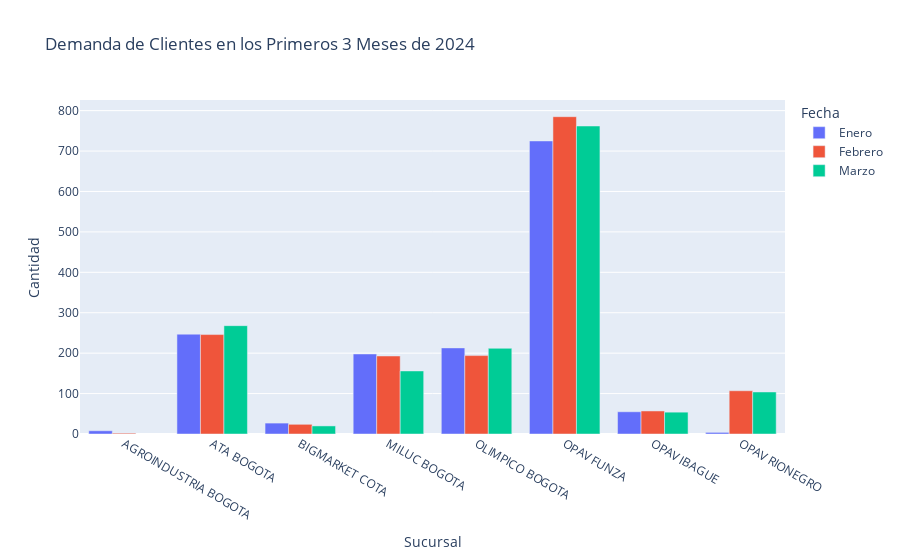

Notebook code cell kept with this figure:
### Markdown cell above
## Demanda por cliente en los primeros 3 meses del año 2024

### Code cell
df_3['Fecha'] = pd.to_datetime(df_3['Fecha'], format='%d/%m/%Y')

df_filtered = df_3[df_3['Fecha'].dt.month.isin([1, 2, 3])]

df_grouped = df_filtered.groupby([df_filtered['Fecha'].dt.month, 'Sucursal']).size().reset_index(name='Cantidad')

meses = {1: 'Enero', 2: 'Febrero', 3: 'Marzo'}
df_grouped['Fecha'] = df_grouped['Fecha'].map(meses)

fig = px.bar(df_grouped, x='Sucursal', y='Cantidad', color='Fecha', barmode='group',
                title='Demanda de Clientes en los Primeros 3 Meses de 2024')

fig.show()

### Figure 1 — Plotly figure (JSON) as saved in the notebook; plotly's stock layout.template omitted (floating-point values rounded to 4 significant figures)
{"data": [{"alignmentgroup": "True", "hovertemplate": "Fecha=Enero<br>Sucursal=%{x}<br>Cantidad=%{y}<extra></extra>", "legendgroup": "Enero", "marker": {"color": "#636efa", "pattern": {"shape": ""}}, "name": "Enero", "offsetgroup": "Enero", "orientation": "v", "showlegend": true, "textposition": "auto", "type": "bar", "x": ["AGROINDUSTRIA BOGOTA", "ATA BOGOTA", "BIGMARKET COTA", "MILUC BOGOTA", "OLIMPICO BOGOTA", "OPAV FUNZA", "OPAV IBAGUE", "OPAV RIONEGRO"], "xaxis": "x", "y": [8, 247, 27, 198, 213, 725, 55, 4], "yaxis": "y"}, {"alignmentgroup": "True", "hovertemplate": "Fecha=Febrero<br>Sucursal=%{x}<br>Cantidad=%{y}<extra></extra>", "legendgroup": "Febrero", "marker": {"color": "#EF553B", "pattern": {"shape": ""}}, "name": "Febrero", "offsetgroup": "Febrero", "orientation": "v", "showlegend": true, "textposition": "auto", "type": "bar", "x": ["AGROINDUSTRIA BOGOTA", "ATA BOGOTA", "BIGMARKET COTA", "MILUC BOGOTA", "OLIMPICO BOGOTA", "OPAV FUNZA", "OPAV IBAGUE", "OPAV RIONEGRO"], "xaxis": "x", "y": [2, 246, 24, 193, 194, 785, 57, 107], "yaxis": "y"}, {"alignmentgroup": "True", "hovertemplate": "Fecha=Marzo<br>Sucursal=%{x}<br>Cantidad=%{y}<extra></extra>", "legendgroup": "Marzo", "marker": {"color": "#00cc96", "pattern": {"shape": ""}}, "name": "Marzo", "offsetgroup": "Marzo", "orientation": "v", "showlegend": true, "textposition": "auto", "type": "bar", "x": ["ATA BOGOTA", "BIGMARKET COTA", "MILUC BOGOTA", "OLIMPICO BOGOTA", "OPAV FUNZA", "OPAV IBAGUE", "OPAV RIONEGRO"], "xaxis": "x", "y": [268, 20, 156, 212, 762, 54, 104], "yaxis": "y"}], "layout": {"barmode": "group", "legend": {"title": {"text": "Fecha"}, "tracegroupgap": 0}, "title": {"text": "Demanda de Clientes en los Primeros 3 Meses de 2024"}, "xaxis": {"anchor": "y", "domain": [0, 1], "title": {"text": "Sucursal"}}, "yaxis": {"anchor": "x", "domain": [0, 1], "title": {"text": "Cantidad"}}}}
